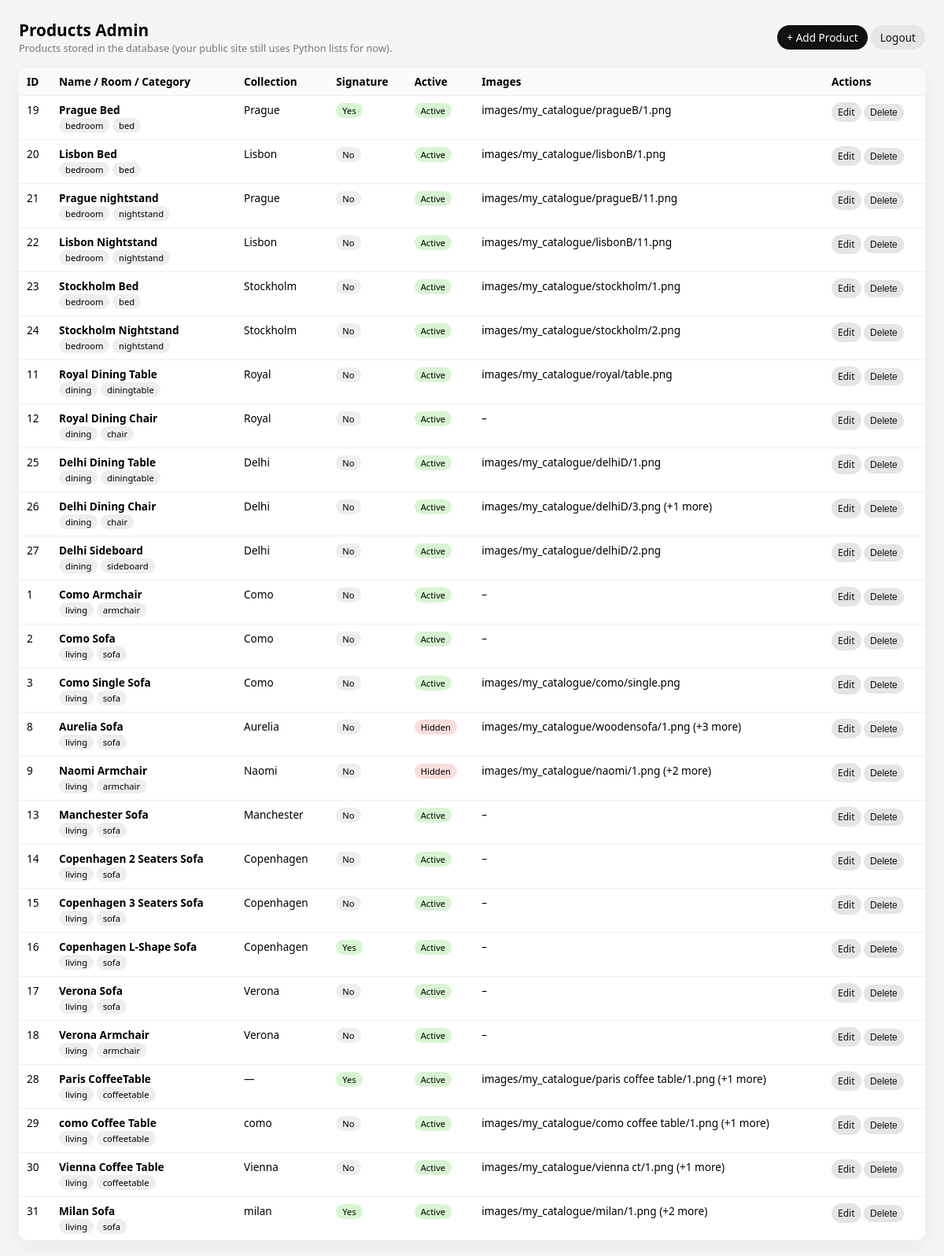
Screenshot of /admin/products (signed in) with the database file from the repository.
### app.py (models this page shows)
class Product(db.Model):
    __tablename__ = "products"
    id = db.Column(db.Integer, primary_key=True)
    room = db.Column(db.String(20), nullable=False)      # living, dining, bedroom, kitchen, office, artwork
    category = db.Column(db.String(50), nullable=False)  # sofa, armchair, bed, etc.
    name = db.Column(db.String(150), nullable=False)
    collection = db.Column(db.String(100))
    description = db.Column(db.Text)
    dimensions = db.Column(db.String(150))
    material = db.Column(db.String(150))
    finishes = db.Column(db.Text)          # text paragraph about finishes/fabrics
    fabrics_json = db.Column(db.Text)      # JSON with fabric variants
    images_raw = db.Column(db.Text)        # comma-separated fallback images
    is_active = db.Column(db.Boolean, default=True)
    is_signature = db.Column(db.Boolean, default=False)  # for homepage “Signature”
    is_featured = db.Column(db.Boolean, default=False)
    created_at = db.Column(db.DateTime, default=datetime.utcnow)
    @property
    def images(self):
        if not self.images_raw:
            return []
        return [s.strip() for s in self.images_raw.split(",") if s.strip()]
    @property
    def fabrics(self):
        """
        Fabric variants from JSON, like:
        [
          {"name": "...", "hex": "#xxxxxx", "images": ["path1", "path2"]},
          ...
        ]
        """
        if not self.fabrics_json:
            return []
        try:
            data = json.loads(self.fabrics_json)
            return data if isinstance(data, list) else []
        except Exception:
            return []

### app.py (the view)
@app.route("/admin/products")
@admin_required
def admin_products():
    products = Product.query.order_by(Product.room.asc(), Product.id.asc()).all()
    return render_template("admin_products_list.html", products=products)

### app.py (called while the page is built)
def admin_required(f):
    @wraps(f)
    def wrapper(*args, **kwargs):
        if session.get("is_admin"):
            return f(*args, **kwargs)
        next_url = request.path
        return redirect(url_for("admin_login", next=next_url))
    return wrapper

@app.context_processor
def inject_year():
    return {'current_year': datetime.now().year}

### templates/admin_products_list.html (shortened to what this page needs)
<!DOCTYPE html>
<html lang="en">
<head>
</head>
<body>
  <header>
    <div>
      <h1>Products Admin</h1>
      <div class="subtitle">
        Products stored in the database (your public site still uses Python lists for now).
      </div>
    </div>
    <div>
      <a href="{{ url_for('admin_products_new') }}" class="btn btn-dark">+ Add Product</a>
      <a href="{{ url_for('admin_logout') }}" class="btn btn-light">Logout</a>
    </div>
  </header>
  {% if products %}
    <table>
      <thead>
        <tr>
          <th>ID</th>
          <th>Name / Room / Category</th>
          <th>Collection</th>
          <th>Signature</th>
          <th>Active</th>
          <th>Images</th>
          <th>Actions</th>
        </tr>
      </thead>
      <tbody>
        {% for p in products %}
        <tr>
          <td>{{ p.id }}</td>
          <td>
            <strong>{{ p.name }}</strong><br>
            <span class="tag">{{ p.room }}</span>
            <span class="tag">{{ p.category }}</span>
          </td>
          <td>{{ p.collection or '—' }}</td>
          <td>
            {% if p.is_signature %}
              <span class="tag tag-green">Yes</span>
            {% else %}
              <span class="tag">No</span>
            {% endif %}
          </td>
          <td>
            {% if p.is_active %}
              <span class="tag tag-green">Active</span>
            {% else %}
              <span class="tag tag-red">Hidden</span>
            {% endif %}
          </td>
          <td>
            {% if p.images %}
              {{ p.images[0] }}{% if p.images|length > 1 %} (+{{ p.images|length - 1 }} more){% endif %}
            {% else %}
              –
            {% endif %}
          </td>
          <td>
            <a href="{{ url_for('admin_products_edit', product_id=p.id) }}" class="btn btn-small btn-light">Edit</a>
            <form class="inline"
                  method="post"
                  action="{{ url_for('admin_products_delete', product_id=p.id) }}"
                  onsubmit="return confirm('Delete this product?');">
              <button type="submit" class="btn btn-small btn-light">Delete</button>
            </form>
          </td>
        </tr>
        {% endfor %}
      </tbody>
    </table>
  {% else %}
    <p class="empty">
      No products in database yet.<br>
      Use “Add Product” to create one.
    </p>
  {% endif %}
</body>
</html>

### templates/admin_products_list.html (style rules this page uses)
body { font-family: system-ui, -apple-system, BlinkMacSystemFont, "Segoe UI", sans-serif; background: #f5f5f5; margin: 0; padding: 24px; }
header { display: flex; justify-content: space-between; align-items: center; margin-bottom: 16px; }
h1 { font-size: 1.3rem; margin: 0; }
.subtitle { font-size: 0.8rem; color: #777; }
.btn { display: inline-block; padding: 6px 12px; border-radius: 999px; border: none; cursor: pointer; font-size: 0.85rem; text-decoration: none; }
.btn-dark { background: #111; color: #fff; }
.btn-light { background: #e5e5e5; color: #111; }
.btn-small { padding: 4px 8px; font-size: 0.75rem; }
table { width: 100%; border-collapse: collapse; background: #fff; border-radius: 12px; overflow: hidden; box-shadow: 0 8px 24px rgba(0,0,0,0.06); }
th, td { padding: 8px 10px; border-bottom: 1px solid #eee; font-size: 0.85rem; text-align: left; vertical-align: top; }
th { background: #fafafa; font-weight: 600; }
tr:last-child td { border-bottom: none; }
.tag { display: inline-block; padding: 2px 8px; border-radius: 999px; font-size: 0.7rem; background: #eee; }
.tag-green { background: #d8f5d2; }
.tag-red { background: #fcdcdc; }
form.inline { display: inline-block; margin: 0; }

### rows the page displays
Product: id "19", name "Prague Bed", room "bedroom", category "bed", collection "Prague", is_signature "Yes", is_active "Active", images_raw "images/my_catalogue/pragueB/1.png"
Product: id "20", name "Lisbon Bed", room "bedroom", category "bed", collection "Lisbon", is_signature "No", is_active "Active", images_raw "images/my_catalogue/lisbonB/1.png"
Product: id "21", name "Prague nightstand", room "bedroom", category "nightstand", collection "Prague", is_signature "No", is_active "Active", images_raw "images/my_catalogue/pragueB/11.png"
Product: id "22", name "Lisbon Nightstand", room "bedroom", category "nightstand", collection "Lisbon", is_signature "No", is_active "Active", images_raw "images/my_catalogue/lisbonB/11.png"
Product: id "23", name "Stockholm Bed", room "bedroom", category "bed", collection "Stockholm", is_signature "No", is_active "Active", images_raw "images/my_catalogue/stockholm/1.png"
Product: id "24", name "Stockholm Nightstand", room "bedroom", category "nightstand", collection "Stockholm", is_signature "No", is_active "Active", images_raw "images/my_catalogue/stockholm/2.png"
Product: id "11", name "Royal Dining Table", room "dining", category "diningtable", collection "Royal", is_signature "No", is_active "Active", images_raw "images/my_catalogue/royal/table.png"
Product: id "12", name "Royal Dining Chair", room "dining", category "chair", collection "Royal", is_signature "No", is_active "Active"
Product: id "25", name "Delhi Dining Table", room "dining", category "diningtable", collection "Delhi", is_signature "No", is_active "Active", images_raw "images/my_catalogue/delhiD/1.png"
Product: id "26", name "Delhi Dining Chair", room "dining", category "chair", collection "Delhi", is_signature "No", is_active "Active", images_raw "images/my_catalogue/delhiD/3.png", images|length "1"
Product: id "27", name "Delhi Sideboard", room "dining", category "sideboard", collection "Delhi", is_signature "No", is_active "Active", images_raw "images/my_catalogue/delhiD/2.png"
Product: id "1", name "Como Armchair", room "living", category "armchair", collection "Como", is_signature "No", is_active "Active"
Product: id "2", name "Como Sofa", room "living", category "sofa", collection "Como", is_signature "No", is_active "Active"
Product: id "3", name "Como Single Sofa", room "living", category "sofa", collection "Como", is_signature "No", is_active "Active", images_raw "images/my_catalogue/como/single.png"
Product: id "8", name "Aurelia Sofa", room "living", category "sofa", collection "Aurelia", is_signature "No", is_active "Hidden", images_raw "images/my_catalogue/woodensofa/1.png", images|length "3"
Product: id "9", name "Naomi Armchair", room "living", category "armchair", collection "Naomi", is_signature "No", is_active "Hidden", images_raw "images/my_catalogue/naomi/1.png", images|length "2"
Product: id "13", name "Manchester Sofa", room "living", category "sofa", collection "Manchester", is_signature "No", is_active "Active"
Product: id "14", name "Copenhagen 2 Seaters Sofa", room "living", category "sofa", collection "Copenhagen", is_signature "No", is_active "Active"
Product: id "15", name "Copenhagen 3 Seaters Sofa", room "living", category "sofa", collection "Copenhagen", is_signature "No", is_active "Active"
Product: id "16", name "Copenhagen L-Shape Sofa", room "living", category "sofa", collection "Copenhagen", is_signature "Yes", is_active "Active"
Product: id "17", name "Verona Sofa", room "living", category "sofa", collection "Verona", is_signature "No", is_active "Active"
Product: id "18", name "Verona Armchair", room "living", category "armchair", collection "Verona", is_signature "No", is_active "Active"
Product: id "28", name "Paris CoffeeTable", room "living", category "coffeetable", collection "—", is_signature "Yes", is_active "Active", images_raw "images/my_catalogue/paris coffee table/1.png", images|length "1"
Product: id "29", name "como Coffee Table", room "living", category "coffeetable", collection "como", is_signature "No", is_active "Active", images_raw "images/my_catalogue/como coffee table/1.png", images|length "1"
Product: id "30", name "Vienna Coffee Table", room "living", category "coffeetable", collection "Vienna", is_signature "No", is_active "Active", images_raw "images/my_catalogue/vienna ct/1.png", images|length "1"
Product: id "31", name "Milan Sofa", room "living", category "sofa", collection "milan", is_signature "Yes", is_active "Active", images_raw "images/my_catalogue/milan/1.png", images|length "2"
